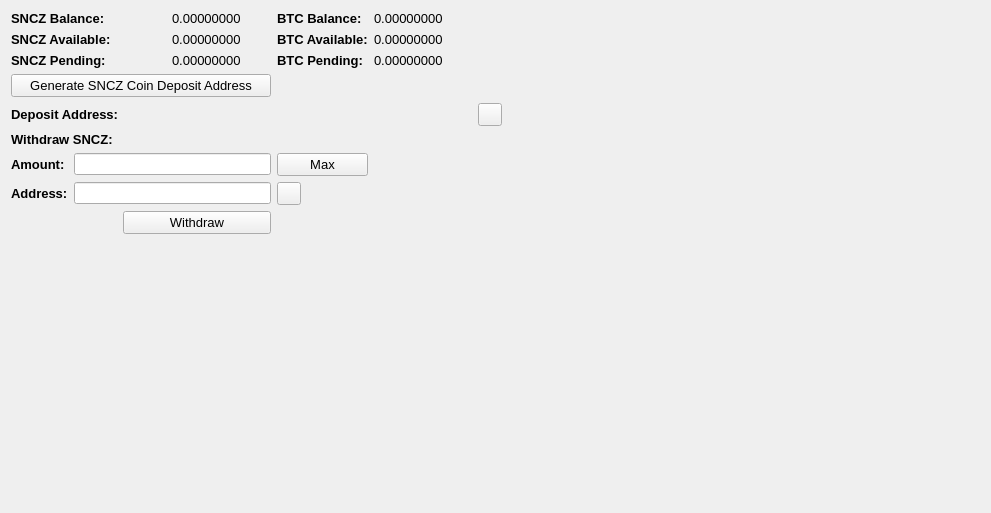
     <widget class="QWidget" name="BalanceTab">
      <attribute name="title">
       <string>Balance</string>
      </attribute>
      <layout class="QGridLayout" name="gridLayout_2">
       <item row="0" column="0" colspan="2">
        <widget class="QLabel" name="label_11">
         <property name="font">
          <font>
           <pointsize>10</pointsize>
           <weight>75</weight>
           <bold>true</bold>
          </font>
         </property>
         <property name="text">
          <string>SNCZ Balance:</string>
         </property>
        </widget>
       </item>
       <item row="0" column="3">
        <widget class="QLabel" name="SNCZBalanceLabel">
         <property name="font">
          <font>
           <pointsize>10</pointsize>
          </font>
         </property>
         <property name="text">
          <string>0.00000000</string>
         </property>
         <property name="textInteractionFlags">
          <set>Qt::LinksAccessibleByMouse|Qt::TextSelectableByMouse</set>
         </property>
        </widget>
       </item>
       <item row="0" column="4">
        <widget class="QLabel" name="label_12">
         <property name="font">
          <font>
           <pointsize>10</pointsize>
           <weight>75</weight>
           <bold>true</bold>
          </font>
         </property>
         <property name="text">
          <string>BTC Balance:</string>
         </property>
        </widget>
       </item>
       <item row="0" column="5">
        <widget class="QLabel" name="BitcoinBalanceLabel">
         <property name="font">
          <font>
           <pointsize>10</pointsize>
          </font>
         </property>
         <property name="text">
          <string>0.00000000</string>
         </property>
         <property name="textInteractionFlags">
          <set>Qt::LinksAccessibleByMouse|Qt::TextSelectableByMouse</set>
         </property>
        </widget>
       </item>
       <item row="0" column="7" rowspan="10">
        <spacer name="horizontalSpacer_4">
         <property name="orientation">
          <enum>Qt::Horizontal</enum>
         </property>
         <property name="sizeHint" stdset="0">
          <size>
           <width>478</width>
           <height>488</height>
          </size>
         </property>
        </spacer>
       </item>
       <item row="1" column="0" colspan="2">
        <widget class="QLabel" name="label_13">
         <property name="font">
          <font>
           <pointsize>10</pointsize>
           <weight>75</weight>
           <bold>true</bold>
          </font>
         </property>
         <property name="text">
          <string>SNCZ Available:</string>
         </property>
        </widget>
       </item>
       <item row="1" column="3">
        <widget class="QLabel" name="SNCZAvailableLabel_2">
         <property name="font">
          <font>
           <pointsize>10</pointsize>
          </font>
         </property>
         <property name="text">
          <string>0.00000000</string>
         </property>
         <property name="textInteractionFlags">
          <set>Qt::LinksAccessibleByMouse|Qt::TextSelectableByMouse</set>
         </property>
        </widget>
       </item>
       <item row="1" column="4">
        <widget class="QLabel" name="label_15">
         <property name="font">
          <font>
           <pointsize>10</pointsize>
           <weight>75</weight>
           <bold>true</bold>
          </font>
         </property>
         <property name="text">
          <string>BTC Available:</string>
         </property>
        </widget>
       </item>
       <item row="1" column="5">
        <widget class="QLabel" name="BitcoinAvailableLabel">
         <property name="font">
          <font>
           <pointsize>10</pointsize>
          </font>
         </property>
         <property name="text">
          <string>0.00000000</string>
         </property>
         <property name="textInteractionFlags">
          <set>Qt::LinksAccessibleByMouse|Qt::TextSelectableByMouse</set>
         </property>
        </widget>
       </item>
       <item row="2" column="0" colspan="2">
        <widget class="QLabel" name="label_14">
         <property name="font">
          <font>
           <pointsize>10</pointsize>
           <weight>75</weight>
           <bold>true</bold>
          </font>
         </property>
         <property name="text">
          <string>SNCZ Pending:</string>
         </property>
        </widget>
       </item>
       <item row="2" column="3">
        <widget class="QLabel" name="SNCZPendingLabel">
         <property name="font">
          <font>
           <pointsize>10</pointsize>
          </font>
         </property>
         <property name="text">
          <string>0.00000000</string>
         </property>
         <property name="textInteractionFlags">
          <set>Qt::LinksAccessibleByMouse|Qt::TextSelectableByMouse</set>
         </property>
        </widget>
       </item>
       <item row="2" column="4">
        <widget class="QLabel" name="label_31">
         <property name="font">
          <font>
           <pointsize>10</pointsize>
           <weight>75</weight>
           <bold>true</bold>
          </font>
         </property>
         <property name="text">
          <string>BTC Pending:</string>
         </property>
        </widget>
       </item>
       <item row="2" column="5">
        <widget class="QLabel" name="BitcoinPendingLabel">
         <property name="font">
          <font>
           <pointsize>10</pointsize>
          </font>
         </property>
         <property name="text">
          <string>0.00000000</string>
         </property>
         <property name="textInteractionFlags">
          <set>Qt::LinksAccessibleByMouse|Qt::TextSelectableByMouse</set>
         </property>
        </widget>
       </item>
       <item row="3" column="0" colspan="4">
        <widget class="QPushButton" name="GenDepositBTN">
         <property name="font">
          <font>
           <pointsize>10</pointsize>
          </font>
         </property>
         <property name="text">
          <string>Generate SNCZ Coin Deposit Address</string>
         </property>
        </widget>
       </item>
       <item row="4" column="0" colspan="3">
        <widget class="QLabel" name="label_33">
         <property name="font">
          <font>
           <pointsize>10</pointsize>
           <weight>75</weight>
           <bold>true</bold>
          </font>
         </property>
         <property name="text">
          <string>Deposit Address:</string>
         </property>
        </widget>
       </item>
       <item row="4" column="3" colspan="3">
        <widget class="QLabel" name="DepositAddressLabel">
         <property name="minimumSize">
          <size>
           <width>300</width>
           <height>0</height>
          </size>
         </property>
         <property name="palette">
          <palette>
           <active>
            <colorrole role="WindowText">
             <brush brushstyle="SolidPattern">
              <color alpha="255">
               <red>0</red>
               <green>0</green>
               <blue>0</blue>
              </color>
             </brush>
            </colorrole>
            <colorrole role="Text">
             <brush brushstyle="SolidPattern">
              <color alpha="255">
               <red>0</red>
               <green>0</green>
               <blue>255</blue>
              </color>
             </brush>
            </colorrole>
           </active>
           <inactive>
            <colorrole role="WindowText">
             <brush brushstyle="SolidPattern">
              <color alpha="255">
               <red>0</red>
               <green>0</green>
               <blue>0</blue>
              </color>
             </brush>
            </colorrole>
            <colorrole role="Text">
             <brush brushstyle="SolidPattern">
              <color alpha="255">
               <red>0</red>
               <green>0</green>
               <blue>255</blue>
              </color>
             </brush>
            </colorrole>
           </inactive>
           <disabled>
            <colorrole role="WindowText">
             <brush brushstyle="SolidPattern">
              <color alpha="255">
               <red>120</red>
               <green>120</green>
               <blue>120</blue>
              </color>
             </brush>
            </colorrole>
            <colorrole role="Text">
             <brush brushstyle="SolidPattern">
              <color alpha="255">
               <red>120</red>
               <green>120</green>
               <blue>120</blue>
              </color>
             </brush>
            </colorrole>
           </disabled>
          </palette>
         </property>
         <property name="font">
          <font>
           <pointsize>10</pointsize>
           <weight>75</weight>
           <bold>true</bold>
          </font>
         </property>
         <property name="text">
          <string/>
         </property>
         <property name="alignment">
          <set>Qt::AlignRight|Qt::AlignTrailing|Qt::AlignVCenter</set>
         </property>
         <property name="textInteractionFlags">
          <set>Qt::LinksAccessibleByMouse|Qt::TextSelectableByKeyboard|Qt::TextSelectableByMouse</set>
         </property>
        </widget>
       </item>
       <item row="4" column="6">
        <widget class="QToolButton" name="DepositCopyButton">
         <property name="toolTip">
          <string>Copy to clipboard</string>
         </property>
         <property name="text">
          <string/>
         </property>
         <property name="icon">
          <iconset resource="../bitcoin.qrc">
           <normaloff>:/icons/editcopy</normaloff>:/icons/editcopy</iconset>
         </property>
         <property name="shortcut">
          <string>Alt+P</string>
         </property>
        </widget>
       </item>
       <item row="5" column="0" colspan="2">
        <widget class="QLabel" name="label_34">
         <property name="font">
          <font>
           <pointsize>10</pointsize>
           <weight>75</weight>
           <bold>true</bold>
          </font>
         </property>
         <property name="text">
          <string>Withdraw SNCZ:</string>
         </property>
        </widget>
       </item>
       <item row="6" column="0">
        <widget class="QLabel" name="label_26">
         <property name="font">
          <font>
           <pointsize>10</pointsize>
           <weight>75</weight>
           <bold>true</bold>
          </font>
         </property>
         <property name="text">
          <string>Amount:</string>
         </property>
        </widget>
       </item>
       <item row="6" column="1" colspan="3">
        <widget class="QLineEdit" name="WithdrawUnitsInput">
         <property name="font">
          <font>
           <pointsize>9</pointsize>
           <weight>75</weight>
           <bold>true</bold>
          </font>
         </property>
         <property name="text">
          <string/>
         </property>
        </widget>
       </item>
       <item row="6" column="4">
        <widget class="QPushButton" name="Withdraw_Max_Amount">
         <property name="font">
          <font>
           <pointsize>10</pointsize>
          </font>
         </property>
         <property name="text">
          <string>Max</string>
         </property>
        </widget>
       </item>
       <item row="7" column="0">
        <widget class="QLabel" name="label_10">
         <property name="font">
          <font>
           <pointsize>10</pointsize>
           <weight>75</weight>
           <bold>true</bold>
          </font>
         </property>
         <property name="text">
          <string>Address:</string>
         </property>
        </widget>
       </item>
       <item row="7" column="1" colspan="3">
        <widget class="QLineEdit" name="WithdrawAddress">
         <property name="font">
          <font>
           <pointsize>9</pointsize>
           <weight>75</weight>
           <bold>true</bold>
          </font>
         </property>
        </widget>
       </item>
       <item row="7" column="4">
        <widget class="QToolButton" name="WithdrawPasteButton">
         <property name="toolTip">
          <string>Paste from clipboard</string>
         </property>
         <property name="text">
          <string/>
         </property>
         <property name="icon">
          <iconset resource="../bitcoin.qrc">
           <normaloff>:/icons/editpaste</normaloff>:/icons/editpaste</iconset>
         </property>
         <property name="shortcut">
          <string>Alt+P</string>
         </property>
        </widget>
       </item>
       <item row="8" column="2" colspan="2">
        <widget class="QPushButton" name="WithdrawUnitsBtn">
         <property name="font">
          <font>
           <pointsize>10</pointsize>
          </font>
         </property>
         <property name="text">
          <string>Withdraw</string>
         </property>
        </widget>
       </item>
       <item row="9" column="0" colspan="6">
        <spacer name="verticalSpacer">
         <property name="orientation">
          <enum>Qt::Vertical</enum>
         </property>
         <property name="sizeHint" stdset="0">
          <size>
           <width>428</width>
           <height>262</height>
          </size>
         </property>
        </spacer>
       </item>
      </layout>
      <zorder>label_31</zorder>
      <zorder>label_15</zorder>
      <zorder>label_12</zorder>
      <zorder>label_14</zorder>
      <zorder>label_13</zorder>
      <zorder>label_11</zorder>
      <zorder>BitcoinBalanceLabel</zorder>
      <zorder>SNCZBalanceLabel</zorder>
      <zorder>SNCZAvailableLabel_2</zorder>
      <zorder>SNCZPendingLabel</zorder>
      <zorder>BitcoinAvailableLabel</zorder>
      <zorder>BitcoinPendingLabel</zorder>
      <zorder>label_33</zorder>
      <zorder>GenDepositBTN</zorder>
      <zorder>DepositAddressLabel</zorder>
      <zorder>Withdraw_Max_Amount</zorder>
      <zorder>label_34</zorder>
      <zorder>WithdrawUnitsInput</zorder>
      <zorder>label_10</zorder>
      <zorder>label_26</zorder>
      <zorder>WithdrawAddress</zorder>
      <zorder>WithdrawUnitsBtn</zorder>
      <zorder>horizontalSpacer_4</zorder>
      <zorder>verticalSpacer</zorder>
      <zorder>WithdrawPasteButton</zorder>
      <zorder>DepositCopyButton</zorder>
     </widget>
